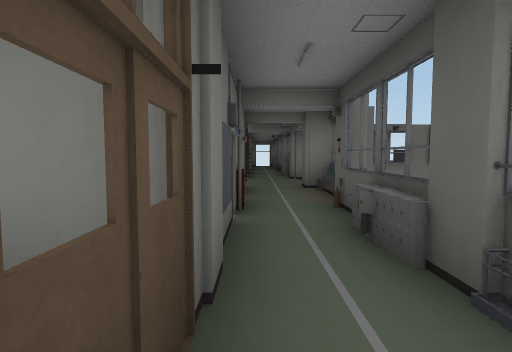
view 1 (above)

12 first-person views from a walk through a Unity game level. The camera is 1.5 m above the floor, tilts 4° down and sees 80° across. Doors are open. The floor is counted in squares, 2 m on a side. Each view is taken from the middle of a square. On the plan, view 1 faces up. The plan holds only what a view shows up to about 10 squares ahead; the rest is blank. The place goes on beyond the plan. The player is left out. Some animated figures are left out. Some surface patterns are stand-ins.

view 2
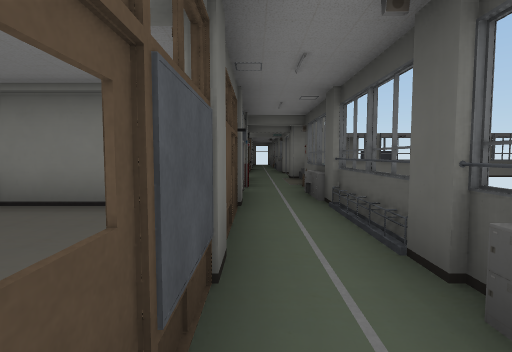

view 3
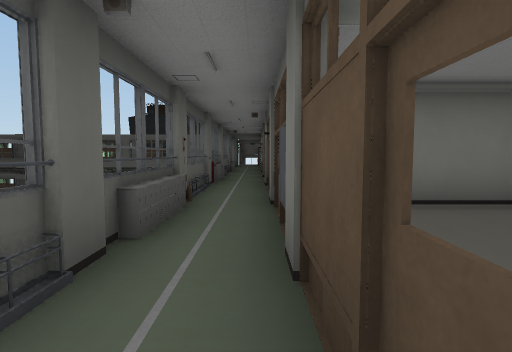

view 4
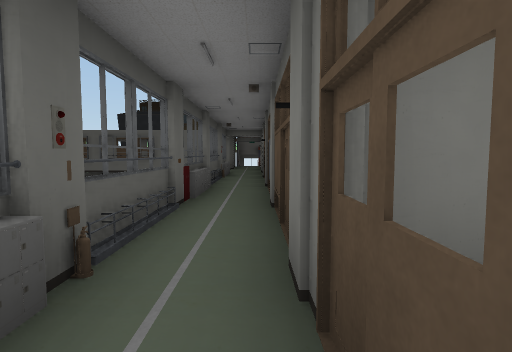

view 5
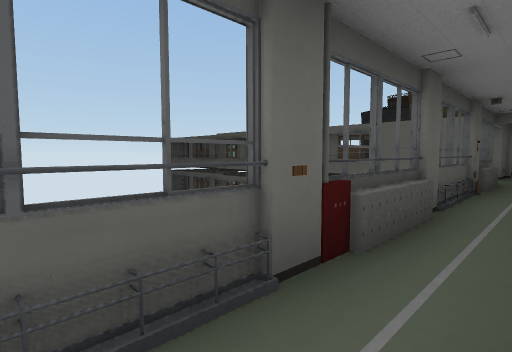

view 6
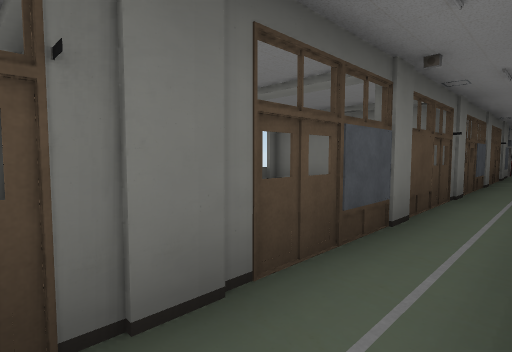

view 7
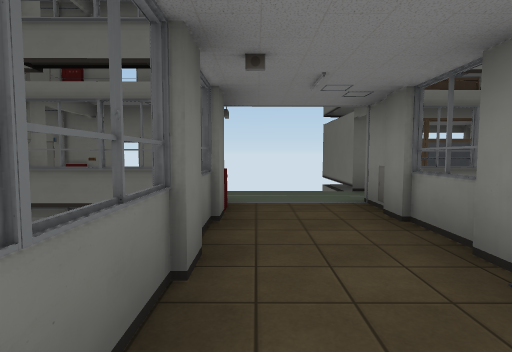

view 8
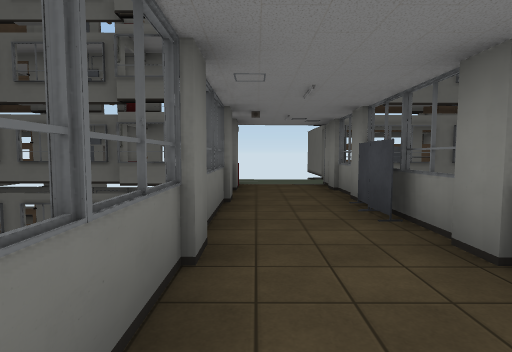

view 9
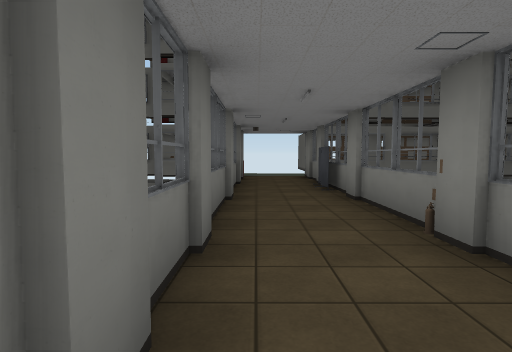

view 10
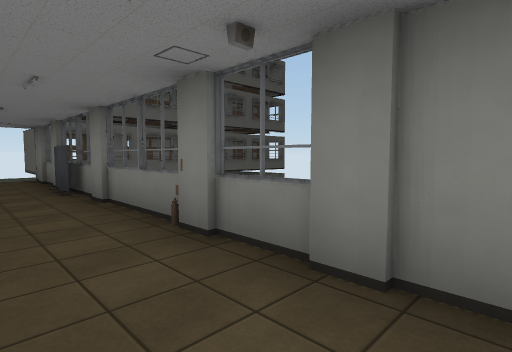

view 11
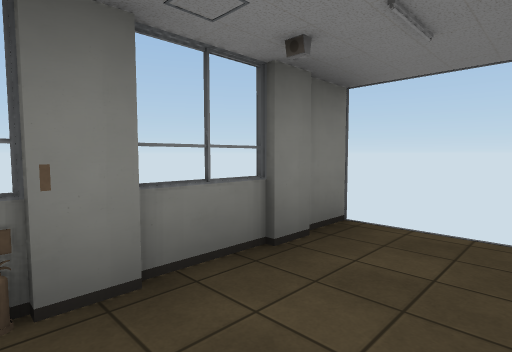

view 12
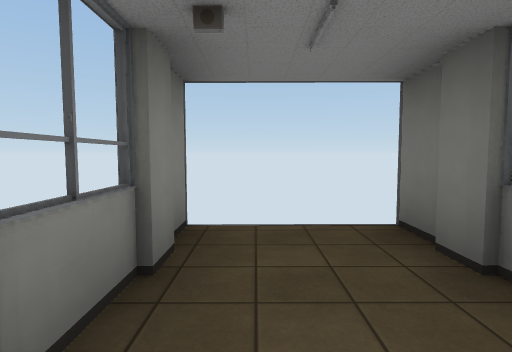

### Floor plan
Points are (right, up) in squares from view 1. A wall is a line through its corners. A room is listed if a view was taken in it or the views show most of it. See-through windows are left out.
Room 1 (views 1, 2, 3, 4, 5, 6)
walls: (1.2, -1.6) (1.2, 1.4); (-0.3, 1.5) (-0.3, -10); (1.2, -7.5) (1.2, -4.4); (1.2, 3.4) (1.2, 4.7) (1.9, 4.7); (1.7, 4.7) (1.2, 4.7); (1.2, -11.4) (1.2, -9.9); (-0.3, 6.5) (-0.3, 3); (1.7, 6.5) (1.7, 7) (1.1, 7)
ways out: opening at (0, 8)
objects: other object (0, -12); pillar (0, -9); locker (0, -8); pillar (0, -7) to (0, -6); pillar (0, -4); pillar (0, -1); pillar (0, 2); other object (0, 3); other object (0, 4); locker (1, -13); other object (1, -12); pillar (1, -9); other object (1, -8); pillar (1, -6); fire extinguisher (1, -4); locker (1, -3); other object (1, -2); pillar (1, -1); pillar (1, 1); locker (1, 2); locker (1, 3); other object (1, 5); pillar (1, 7)
Room 2 (views 7, 8, 9, 10, 11, 12)
walls: (5.6, 9.5) (4.3, 9.5); (4.4, 9.7) (1.1, 9.7); (12.2, 9.7) (4.5, 9.7); (1.6, 7.5) (12.2, 7.5)
ways out: open door at (1, 8.5)
objects: fire extinguisher (9, 10)

Positions as (right, up) in squares from view 1, and headings:
1: (0, 0), facing up
2: (0, -3), facing up
3: (0, 1), facing down
4: (0, -2), facing down
5: (0, -5), facing down-right
6: (1, -10), facing up-left
7: (6, 8), facing left
8: (9, 8), facing left
9: (12, 8), facing left
10: (12, 8), facing up-left
11: (9, 8), facing up-right
12: (9, 9), facing right
